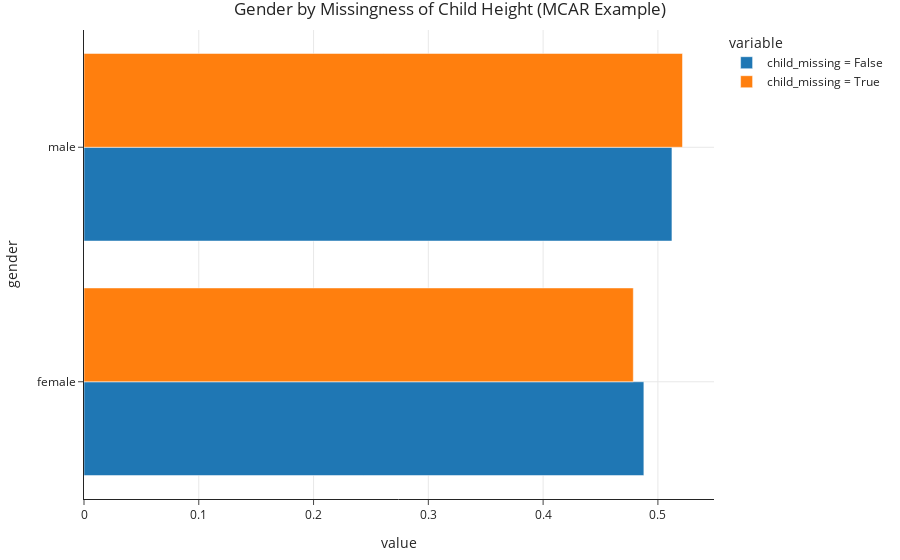

The notebook cell saved with this chart:
### Code cell
gender_dist.plot(kind='barh', title='Gender by Missingness of Child Height (MCAR Example)', barmode='group')

### Figure 1 — Plotly figure (JSON) as saved in the notebook; plotly's stock layout.template omitted (floating-point values rounded to 4 significant figures)
{"data": [{"alignmentgroup": "True", "hovertemplate": "variable=child_missing = False<br>value=%{x}<br>gender=%{y}<extra></extra>", "legendgroup": "child_missing = False", "marker": {"color": "#1F77B4", "pattern": {"shape": ""}}, "name": "child_missing = False", "offsetgroup": "child_missing = False", "orientation": "h", "showlegend": true, "textposition": "auto", "type": "bar", "x": [0.4878, 0.5122], "xaxis": "x", "y": ["female", "male"], "yaxis": "y"}, {"alignmentgroup": "True", "hovertemplate": "variable=child_missing = True<br>value=%{x}<br>gender=%{y}<extra></extra>", "legendgroup": "child_missing = True", "marker": {"color": "#FF7F0E", "pattern": {"shape": ""}}, "name": "child_missing = True", "offsetgroup": "child_missing = True", "orientation": "h", "showlegend": true, "textposition": "auto", "type": "bar", "x": [0.4786, 0.5214], "xaxis": "x", "y": ["female", "male"], "yaxis": "y"}], "layout": {"autosize": true, "barmode": "group", "legend": {"title": {"text": "variable"}, "tracegroupgap": 0}, "title": {"text": "Gender by Missingness of Child Height (MCAR Example)"}, "xaxis": {"anchor": "y", "autorange": true, "domain": [0, 1], "range": [0, 0.5489], "title": {"text": "value"}, "type": "linear"}, "yaxis": {"anchor": "x", "autorange": true, "domain": [0, 1], "range": [-0.5, 1.5], "title": {"text": "gender"}, "type": "category"}}}
